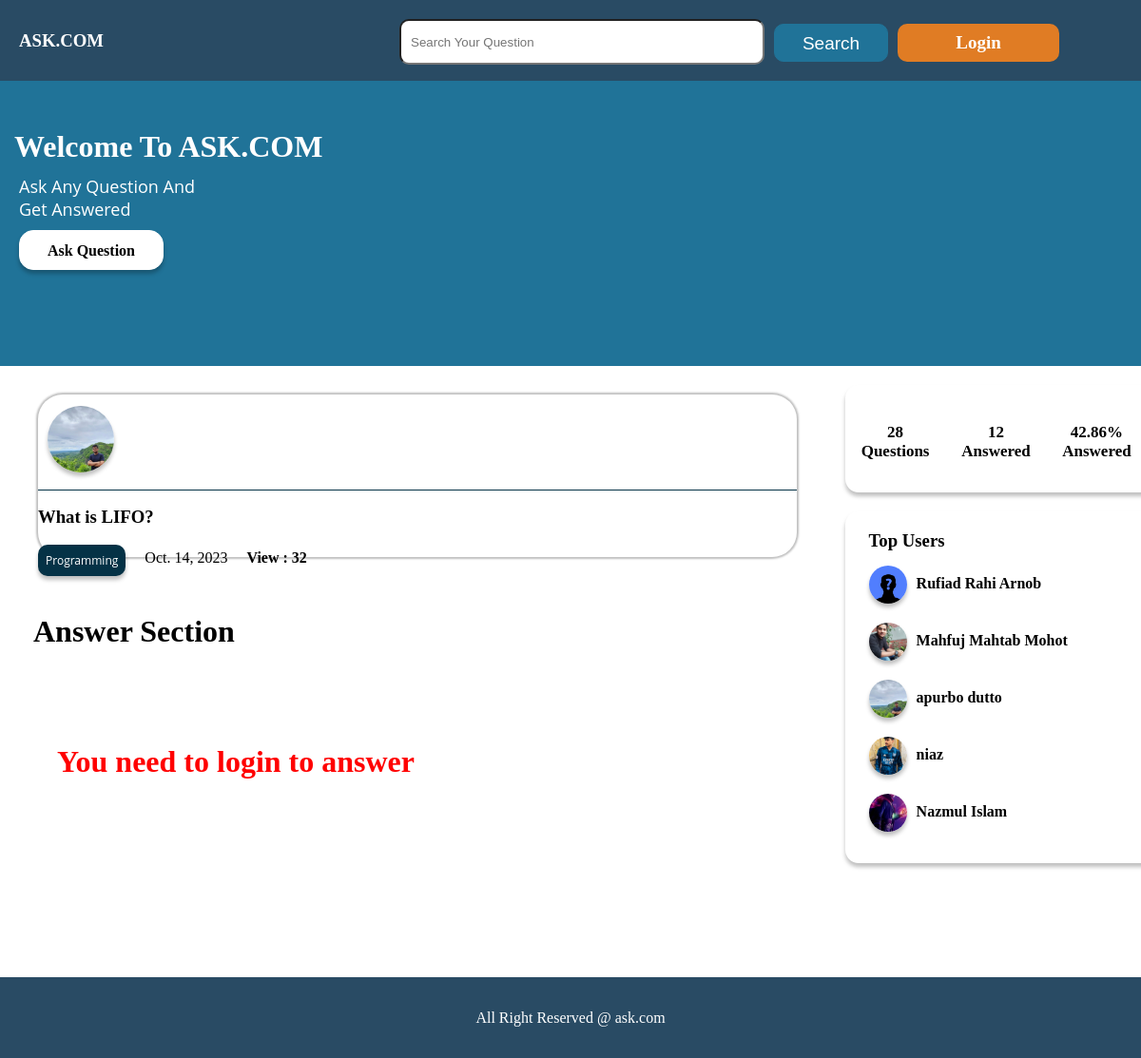
The page /answer/15/ on the database its author committed.
### home/models.py (models this page shows)
class OurUser(models.Model):
    id = models.IntegerField(primary_key = True)
    name = models.CharField(max_length = 30,null = True)
    email = models.CharField(max_length = 50,null = True)
    password = models.TextField(null = True)
    Bio = models.TextField(null = True)
    Num_of_followers = models.IntegerField(null = True)
    Num_of_following = models.IntegerField(null = True)
    user = models.CharField(max_length = 100,null = True)
    img = models.ImageField(upload_to='images/', null= True)
    phone_No = models.CharField(max_length = 15, null= True)

### questions/models.py (models this page shows)
class Questions(models.Model):
    id =models.IntegerField(primary_key =True)
    title = models.CharField(max_length = 30)
    details = models.CharField(max_length = 50)
    u_email = models.CharField(max_length=50,null = True)
    cat_name = models.CharField(max_length=100,null=True)
    time = models.DateTimeField(auto_now_add=True,null = True)

### home/views.py (the view, shortened to what this page needs)
# urls.py: path('answer/<int:id>/',show_answer_view,name = 'answer'),
def show_answer_view(request,id):
    user_email = OurUser.objects.all()
    user_list={}
    questions_info = Questions.objects.all()
    count=0
    for i in range(0,len(user_email)):
        user_info = {}
        c = 0
        for j in range(0,len(questions_info)):
            if(user_email[i].email == questions_info[j].u_email):
                c+=1
                if(count != 5):
                    if(c == 1):
                        print(user_email[i])
                        user_info['name'] = user_email[i].name
                        user_info['img'] = user_email[i].img
                        user_info['user'] = user_email[i].user
                        print(user_info)
                        user_list[i] = user_info
                        count+=1
                    else:
                        break
                else:
                    break
    questions = Questions.objects.all()
    total_question = len(questions)
    answer = Answer.objects.all()
    total_answer = 0
    for i in range(0,total_question):
        for j in range(0,len(answer)):
            if questions[i].id == int(answer[j].Q_ID):
                total_answer=total_answer + 1
    perchantage = (total_answer / total_question) * 100
    if(request.method == 'POST'):
        answer = request.POST['answer']
        a = Answer(Q_answer = answer, like = 0, dislike = 0,u_email = request.session['0'],Q_ID = id)
        a.save()
        return HttpResponseRedirect("/answer/{}".format(id))
    else:
        ques = Questions.objects.filter(id = id)
        ans = Answer.objects.all().filter(Q_ID = id)
        user_info_collection ={}
        question_user = OurUser.objects.filter(email = ques[0].u_email)
        try:
            if request.session['active'] == True:
                print("session available")
                my_user = OurUser.objects.filter(email = request.session['0'])
                return render(request,'answer.html',{"question": ques[0],"my_users" : my_user[0], "registered" : True,"answers" : ans,"total_question":total_question,"total_answer" : total_answer,"perchantage" : perchantage,"user_list" : user_list,"info":user_info_collection,"question_user": question_user[0]})
            else:
                return render(request,'answer.html',{"question": ques[0],"answers" : ans,"total_question":total_question,"total_answer" : total_answer,"perchantage" : perchantage,"user_list" : user_list,"info":user_info_collection,"question_user": question_user[0]})
        except:
                return render(request,'answer.html',{"question": ques[0],"answers" : ans,"total_question":total_question,"total_answer" : total_answer,"perchantage" : perchantage,"user_list" : user_list,"info":user_info_collection,"question_user": question_user[0]})

### home/templates/answer.html (shortened to what this page needs)
{% extends 'base.html' %}
{% load static %}
    {% block banner %}
    <div class="banner">
        <div class="main_banner">
            <h2>Welcome To ASK.COM</h2>
            <p>Ask Any Question And <br> Get Answered</p>
            <a href="/ask_question"  class="ask_question">Ask  Question</a>
        </div>
    </div>
    {% endblock banner %}
    {% block body %}
    <div class="container">
        <div class="main_container">
            <div class="left_main_container">
                <div class="answer_details">
                    <div class="answer_details_top">
                        <div class="answer_details_top_left">
                            <img src="/media/{{question_user.img }} " alt="" class="question_profile">
                        </div>
                        <div class="answer_details_top_right">
                            <h3 class="q_title">{{ question.title }}</h3>
                            <a href="/category/{{ question.cat_name }}" class="answer_category">{{ question.cat_name }}</a>
                            <span class="time">{{ question.time|date }}</span>
                            <span class="views"><b>View : 32</b></span>
                        </div>
                    </div>
                    <div class="answer">
                        <p>{{ question.details }}</p>
                    </div>
                </div>
                <div class="answer_section">
                    <h1>Answer Section</h1>
                </div>
                <div class="answerformsection">
                    {% if registered == True %}
                    <form action="" method="post">
                        {% csrf_token %}
                        <textarea name="answer" id="" cols="90" rows="10" placeholder="Please Enter Your Answer"></textarea>
                        <input class="answer-btn" type="submit" value="Answer">
                    </form>
                    {% else %}
                        <h1 class="war">You need to login to answer</h1>
                    {% endif %}
                </div>
            </div>
            <div class="right_main_container">
                <div class="overview">
                    <p class="p1">{{ total_question }}<br>  Questions</p>
                <p class="p1">{{ total_answer }}<br>Answered</p>
                <p class="p1">{{ perchantage|floatformat:2 }}%<br>Answered</p>
                </div>
                <div class="top_user">
                    <h3>Top Users</h3>
                    {% for key,value  in user_list.items %}
                    <div class="user">
                        <a href="/profile/user/{{ value.user }}"><img src="/media/{{ value.img }}"  alt="" class="top_user_logo"></a>
                        <h4 class="name">{{ value.name }}</h4>
                    </div>
                    {% endfor %}
                </div>
             </div>
        </div>
    </div>
    {% block pagination %}
    <div class="pagination_section">
        <div class="main_pagination_section">
        </div>
    </div>
    {% endblock pagination %}
    {% endblock body %}
    {% block footer %} <div class="footer2">All Right Reserved @ ask.com</div> {% endblock %}

### home/static/style/style.css (style rules this page uses)
* { margin: 0px; padding: 0px; }
.container { width: 1920px; height: auto; position: relative; }
.main_container { width: 1366px; height: auto; margin: 0 auto; }
.banner { position: relative; top: 0px; overflow: hidden; width: 1920px; height: 300px; background: #207398; }
.main_banner { width: 1366px; height: 300px; margin: 0 auto; overflow: hidden; }
.banner .main_banner h2 { font-family: 'Montserrat'; font-style: normal; font-weight: 700; font-size: 32px; line-height: 39px; color: white; margin-top: 50px; margin-left: 15px; }
.banner .main_banner p { font-family: 'Open Sans'; font-style: normal; margin-top: 10px; margin-left: 20px; color: white; font-size: 18px; }
.ask_question { box-sizing: border-box; position: absolute; width: 152px; height: 42px; background: #FFFFFF; border: 1px solid #ffffff; box-shadow: 0px 4px 4px rgba(0, 0, 0, 0.25); border-radius: 15px; margin-top: 10px; margin-left: 20px; text-align: center; line-height: 42px; text-decoration: none; color: black; font-weight: bold; }
.left_main_container { width: 70%; height: auto; float: left; }
.right_main_container { width: 29.7%; height: auto; float: right; padding-bottom: 50px; }
.war { padding-left: 60px; color: red; }
.time { width: auto; height: 30px; padding-right: 20px; float: left; margin-top: 5px; }
.overview { width: 326px; height: 113px; margin-top: 20px; background: #ffffff; box-shadow: 0px 4px 4px rgba(0, 0, 0, 0.25); border-radius: 14px; margin-left: 45px; }
.p1 { width: 32.5%; float: left; height: 70px; text-align: center; padding-top: 40px; font-size: 17px; font-weight: bold; }
.top_user { width: 306px; height: 350px; margin-top: 20px; background: #ffffff; box-shadow: 0px 4px 4px rgba(0, 0, 0, 0.25); border-radius: 14px; margin-left: 45px; padding-top: 20px; padding-left: 25px; margin-bottom: 20px; }
.user { width: 95%; height: 50px; margin-top: 10px; }
.top_user_logo { width: 40px; height: 40px; border-radius: 50%; margin-top: 5px; box-shadow: 0px 4px 4px rgba(0, 0, 0, 0.25); float: left; margin-right: 10px; }
.name { padding-top: 15px; }
.pagination_section { margin-top: 10px; width: 1920px; height: 50px; overflow: hidden; }
.main_pagination_section { width: 1336px; height: 50px; margin: 0 auto; padding-left: 30px; overflow: hidden; }
.footer2 { width: 1920px; height: 85px; line-height: 85px; background: #294B64; text-align: center; color: white; }
.answer_details { width: 95%; margin-left: 40px; height: auto; background: #FFFFFF; box-shadow:0px 0px 2px 2px rgba(0, 0, 0, 0.25); border-radius: 26px; margin-top: 30px; padding-bottom: 30px; }
.answer_details_top { width: 100%; height: 100px; border-bottom: 1px solid #053246; }
.question_profile { width: 70px; height: 70px; border-radius: 50%; margin-top: 12px; margin-left: 10px; float: left; box-shadow:0px 4px 4px rgba(0, 0, 0, 0.25); }
.answer_details_top_left { width: 110px; height: 100%; float: left; }
.answer_details_top_right { float: left; }
.q_title { padding-top: 18px; height: 40px; width: 790px; }
.answer_category { background: #053246; width: auto; padding: 8px; border-radius: 10px; text-decoration: none; color: white; box-shadow:0px 4px 4px rgba(0, 0, 0, 0.25); font-family: 'Open Sans'; font-style: normal; font-size: 12px; float: left; display: block; margin-right: 5px; }
.time { margin-left: 15px; }
.views { margin-top: 5px; display: block; }
.answer p { padding: 20px; line-height: 20px; text-align: justify; font-family: 'Open Sans'; font-style: normal; }
.answer_section h1 { margin-top: 60px; margin-left: 35px; display: block; }
.answerformsection { margin-top: 100px; width: 100%; }
img { object-fit: cover; }

### rows shown on the page
OurUser: img (picture), name "apurbo dutto"
Questions: title "What is LIFO?", cat_name "Programming", time "Oct. 14, 2023"
OurUser: img (placeholder picture), name "Rufiad Rahi Arnob"
OurUser: img (picture), name "Mahfuj Mahtab Mohot"
OurUser: img (picture), name "niaz"
OurUser: img (picture), name "Nazmul Islam"

### other values the page prints
{{ total_question }} "28"
{{ total_answer }} "12"
{{ perchantage|floatformat:2 }} "42.86"
